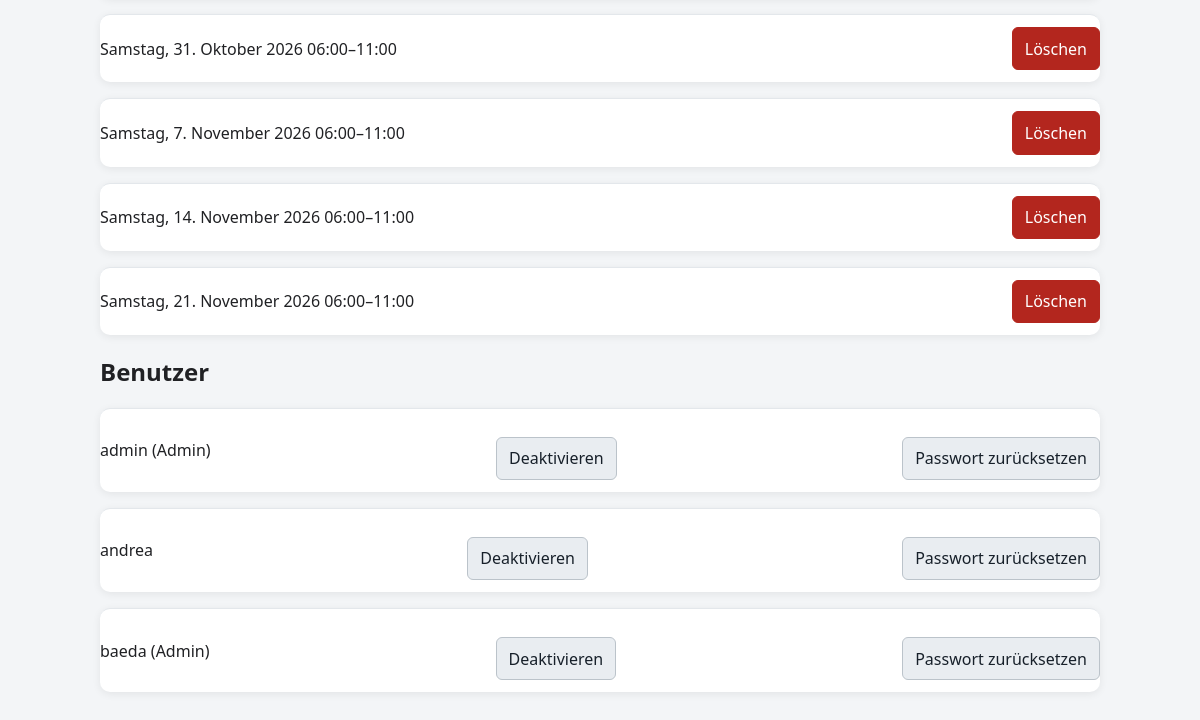
Page /admin (signed in, lower part) on the earlier database version.
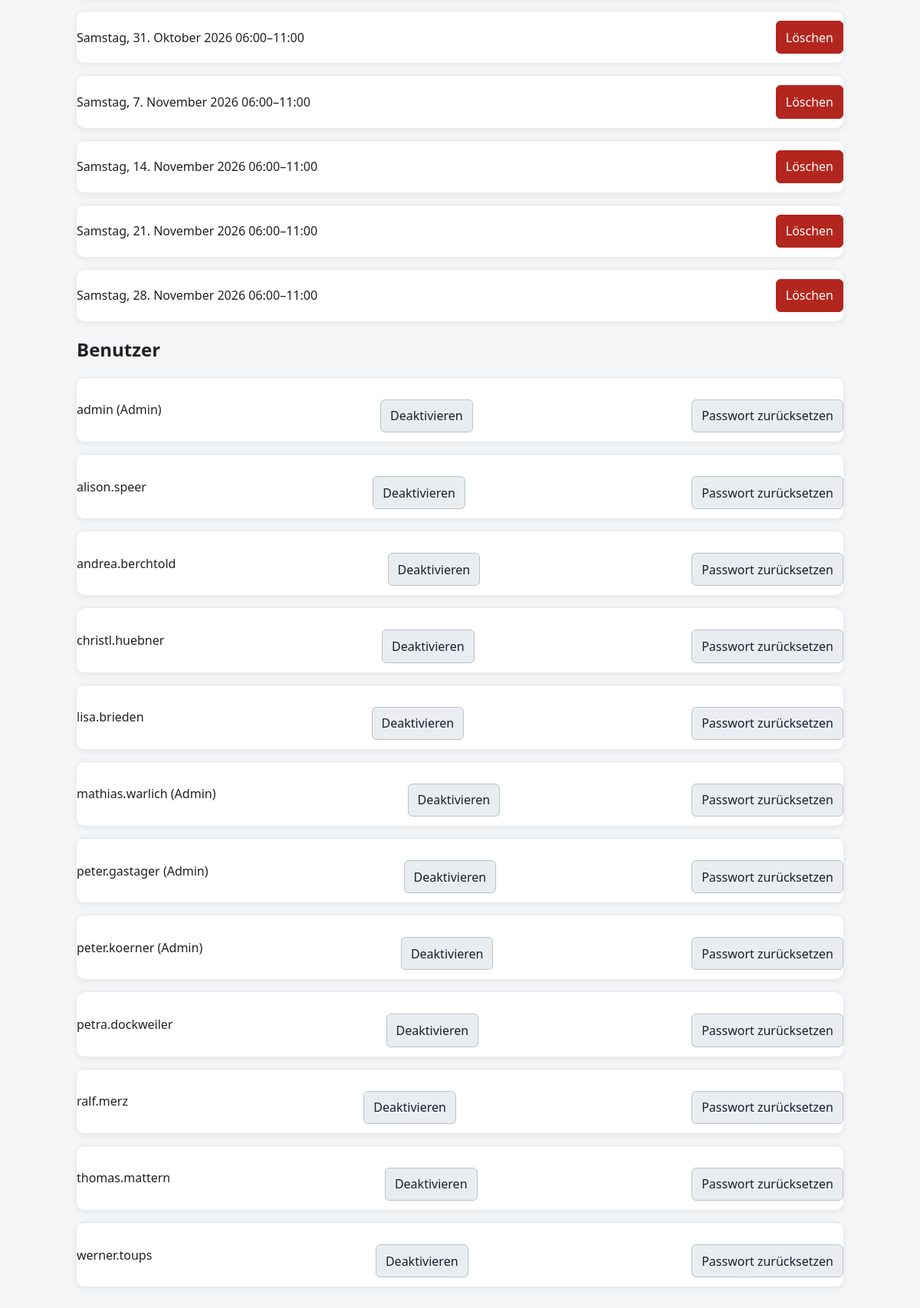
Same page on the later database version.
### app/models.py (models this page shows, shortened)
class Shift(db.Model):
    __tablename__ = "shifts"
    id = db.Column(db.Integer, primary_key=True)
    date = db.Column(db.Date, nullable=False, index=True)
    start_time = db.Column(db.String(5), nullable=False, default="06:00")
    end_time = db.Column(db.String(5), nullable=False, default="11:00")
    note = db.Column(db.Text, nullable=True)
    created_at = db.Column(db.DateTime, default=datetime.utcnow, nullable=False)
    updated_at = db.Column(
        db.DateTime,
        default=datetime.utcnow,
        onupdate=datetime.utcnow,
        nullable=False,
    )
    assignments = db.relationship(
        "Assignment",
        back_populates="shift",
        cascade="all, delete-orphan",
    )

class User(db.Model):
    __tablename__ = "users"
    id = db.Column(db.Integer, primary_key=True)
    username = db.Column(db.String(80), unique=True, nullable=False, index=True)
    email = db.Column(db.String(255), nullable=True)
    password_hash = db.Column(db.String(255), nullable=False)
    is_active = db.Column(db.Boolean, nullable=False, default=True)
    is_admin = db.Column(db.Boolean, nullable=False, default=False)
    created_at = db.Column(db.DateTime, default=datetime.utcnow, nullable=False)
    updated_at = db.Column(
        db.DateTime,
        default=datetime.utcnow,
        onupdate=datetime.utcnow,
        nullable=False,
    )
    assignments = db.relationship(
        "Assignment",
        back_populates="user",
        cascade="all, delete-orphan",
    )

### app/__init__.py (the view, shortened to what this page needs)
    @app.route("/admin", methods=["GET", "POST"])
    @admin_required
    def admin():
        shifts = Shift.query.order_by(Shift.date.asc()).all()
        users = User.query.order_by(User.username.asc()).all()
        return render_template(
            "admin.html",
            shifts=shifts,
            users=users,
        )

### app/__init__.py (called while the page is built)
def current_user():
    user_id = session.get("user_id")
    if not user_id:
        return None
    return db.session.get(User, user_id)

### app/templates/admin.html (shortened to what this page needs)
{% extends "base.html" %}
{% block content %}
{% for shift in shifts %}
<div class="card admin-row">
    <span>
        {{ shift.date|german_date }}
        {{ shift.start_time }}–{{ shift.end_time }}
    </span>
    <form method="post">
        <button class="danger" type="submit"
                onclick="return confirm('Termin löschen?')">
            Löschen
        </button>
    </form>
</div>
{% endfor %}
<h2>Benutzer</h2>
{% for user in users %}
<div class="card admin-row">
    <span>
        {{ user.username }}
        {% if user.is_admin %}(Admin){% endif %}
    </span>
    <form method="post">
        <button type="submit">
            {% if user.is_active %}Deaktivieren{% else %}Aktivieren{% endif %}
        </button>
    </form>
    <form method="post"
          onsubmit="return confirm('Passwort für diesen Benutzer zurücksetzen?')">
        <button type="submit">
            Passwort zurücksetzen
        </button>
    </form>
</div>
{% endfor %}
{% endblock %}

### app/templates/base.html (shortened to what this page needs)
<!doctype html>
<html lang="de">
<head>
    <link rel="stylesheet"
          href="{{ url_for('static', filename='style.css') }}">
</head>
<body>
<main class="container">
    {% block content %}{% endblock %}
</main>
</body>
</html>

### app/static/style.css (style rules this page uses)
:root { font-family: system-ui, sans-serif; color: #202124; background: #f3f5f7; }
* { box-sizing: border-box; }
body { margin: 0; }
.container { width: min(100% - 2rem, 1000px); margin: 2rem auto; }
.card { padding: 1.25rem; margin-bottom: 1rem; background: white; border-radius: 10px; box-shadow: 0 2px 8px #00000012; }
input, textarea, button, .button { width: 100%; min-height: 2.5rem; padding: .6rem .75rem; font: inherit; border: 1px solid #bbc3ca; border-radius: 6px; }
button, .button { cursor: pointer; margin-top: 1rem; text-align: center; text-decoration: none; background: #e9edf1; color: #17202a; }
.danger { width: auto; min-height: 2rem; margin: 0 0 0 .75rem; color: white; background: #b3261e; border-color: #b3261e; }
.assignment, .admin-row { display: flex; gap: .75rem; align-items: center; justify-content: space-between; padding: .75rem 0; border-top: 1px solid #e3e7eb; }

Differences in the rows shown:
added Shift: date|german_date "Samstag, 28. November 2026", start_time "06:00", end_time "11:00"
added User: username "alison.speer", is_active "Deaktivieren"
changed User: username "andrea" → "andrea.berchtold"
added User: username "christl.huebner", is_active "Deaktivieren"
added User: username "lisa.brieden", is_active "Deaktivieren"
added User: username "mathias.warlich", is_admin "(Admin)", is_active "Deaktivieren"
added User: username "peter.gastager", is_admin "(Admin)", is_active "Deaktivieren"
changed User: username "baeda" → "peter.koerner"
added User: username "petra.dockweiler", is_active "Deaktivieren"
added User: username "ralf.merz", is_active "Deaktivieren"
added User: username "thomas.mattern", is_active "Deaktivieren"
added User: username "werner.toups", is_active "Deaktivieren"
